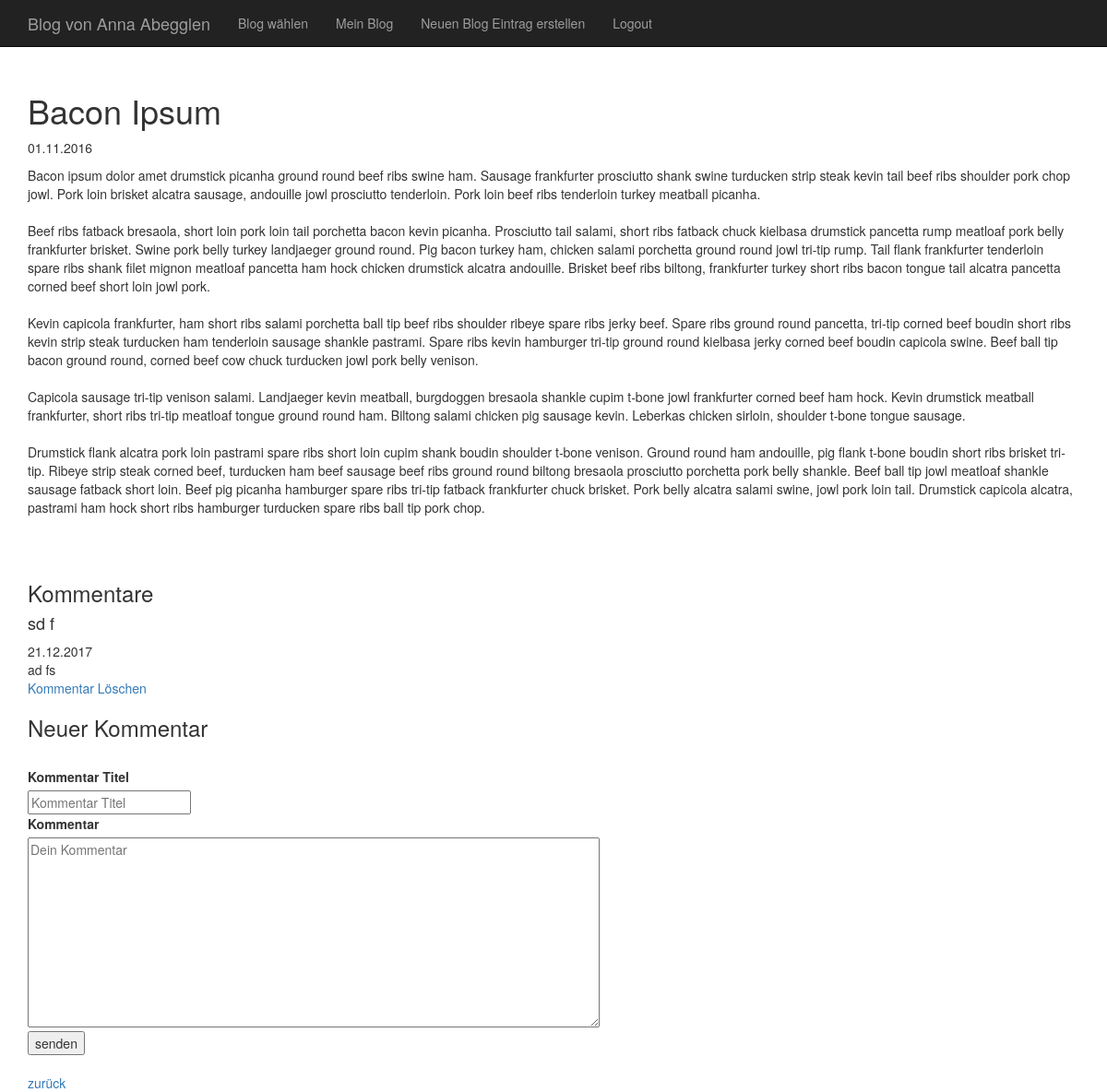
Page /index.php?function=entriesMemberDetails&bid=4&eid=5 (signed in) on the committed database.
### tables this page shows
CREATE TABLE "user" (
	`uid`	INTEGER PRIMARY KEY AUTOINCREMENT,
	`name`	TEXT,
	`email`	TEXT NOT NULL UNIQUE,
	`password`	TEXT NOT NULL,
	`role`	INTEGER NOT NULL
);

CREATE TABLE `entry` (
	`eid`	INTEGER PRIMARY KEY AUTOINCREMENT,
	`uid`	INTEGER NOT NULL,
	`tid`	INTEGER,
	`datetime`	INTEGER NOT NULL,
	`title`	TEXT NOT NULL,
	`content`	TEXT NOT NULL,
	`picture1`	TEXT,
	`picture2`	TEXT,
	`picture3`	TEXT,
	FOREIGN KEY(`uid`) REFERENCES `user`(`uid`),
	FOREIGN KEY(`tid`) REFERENCES `topic`(`tid`)
);

CREATE TABLE `comment` (
	`cid`	INTEGER PRIMARY KEY AUTOINCREMENT,
	`eid`	INTEGER NOT NULL,
	`datetime`	INTEGER NOT NULL,
	`name`	TEXT,
	`content`	TEXT NOT NULL,
	FOREIGN KEY(`eid`) REFERENCES `entry`(`eid`)
);

### include/functions_db.php (called while the page is built, shortened)
<?php
function getUserName($uid) {
    $db = getValue('cfg_db');
    $result = $db->query("SELECT name, email FROM user WHERE uid=".$uid);
    if ($user = $result->fetchArray()) {
        if (strlen($user[0]) > 0) return $user[0];
        else return $user[1];
    } else return "";
}
function getEntry($eid) {
    $db = getValue('cfg_db');
    $result = $db->query("SELECT eid, datetime, title, content, picture1, picture2, picture3 FROM entry WHERE eid=$eid");
    if ($entry = $result->fetchArray()) {
        return $entry;
    } else return "";
}
?>

### include/functions_db_plus.php (called while the page is built, shortened)
<?php
function getComments($eid) {
    $alle = [];
    $db = getValue('cfg_db');
    $comments = $db->query("SELECT cid, eid, datetime, content, name FROM comment WHERE eid=$eid ORDER BY cid");
    while ($comment = $comments->fetchArray()) {
        $alle[] = $comment;
    }
    return $alle;
}
?>

### entriesMemberDetails.php (the view, shortened to what this page needs)
<?php
if(getUserId() == true) {
    $detailBlog = getEntry($entryId);
    echo ' <div class="Entry">
            <div class="title">
              <h1>';
    echo $detailBlog['title'];
    echo '</h1>
            </div>
            <div class="created_on">
              <p>';
    echo date('d.m.Y',$detailBlog['datetime']);
    echo '</p>
            </div>
            <div class="clontent">
              <p>';
    echo nl2br($detailBlog['content']);
    echo '<p/>
            </div>
          </div>';
    echo "<br><br>";
    echo "<h3>Kommentare</h3>";
    $allComments =  getComments($entryId);
    foreach ($allComments as $comments => $comment) {
        echo "<h4>".$comment['name']."</h4>";
        echo date('d.m.Y', $comment['datetime'])."<br>";
        echo $comment['content']."<br>";
        echo '<a onclick="return confirmDelete()" href="index.php?function=commentMemberDelete&bid='.$blogId.'&eid='.$entryId.'&cid='.$comment['cid'].'"> Kommentar Löschen </a>';
    }
}
?>
<h3>Neuer Kommentar</h3>
  <form method="post" action='<?= $_SERVER['PHP_SELF']."?function=entriesMemberDetails"; ?>'>
        <label for="commentTitle">Kommentar Titel</label>
      <div>
    	   <input type="text" id="title" name="titleComment" placeholder="Kommentar Titel" required="required"/>
      </div>
        <label for="contentComment">Kommentar</label>
      <div>
        <textarea name="contentComment" rows="10" cols="80" placeholder="Dein Kommentar"></textarea>
      </div>
      <div>
    	   <button type="submit">senden</button>
      </div>
    </form>
    <?= '<br><a href="index.php?function=entriesMember&bid='.$blogId.'">zurück</a>';?>

### index.php (shortened to what this page needs)
<?php
require_once("include/functions.php");
require_once("include/functions_db.php");
require_once("include/functions_db_plus.php");
if (isset($_GET['function'])) $function = $_GET['function'];
else $function = "login";
if (isset($_GET['bid'])) $blogId = $_GET['bid'];
else $blogId = 0;
if (isset($_GET['eid'])) $entryId = $_GET['eid'];
else $entryId = 0;
?>
<!DOCTYPE html>
<html lang="de">
<head>
  <link href="css/bootstrap.min.css" rel="stylesheet" />
</head>
<body>
  <nav class="navbar navbar-inverse navbar-fixed-top">
	<div class="container">
      <div class="navbar-header">
		<a class="navbar-brand"><?= getMenuTitle($blogId); ?></a>
      </div>
      <ul class="nav navbar-nav">
		<?= getMenu($blogId); ?>
      </ul>
	</div>
  </nav>
  <div class="container" style="margin-top:80px">
  <?php
  require_once("$function.php");
  ?>
  </div>
</body>
</html>

### rows in the picture
user: name "Blog von Anna Abegglen"
entry: title "Bacon Ipsum", datetime "01.11.2016", content "Bacon ipsum dolor amet drumstick picanha ground round beef ribs swine ham. Sausage frankfurter prosciutto shank swine turducken strip steak kevin tail beef ribs shoulder pork chop jowl. Pork loin brisket alcatra sausage, andouille jowl prosciutto tenderloin. Pork loin beef ribs tenderloin turkey meatball picanha. Beef ribs fatback bresaola, short loin pork loin tail porchetta bacon kevin picanha. Prosciutto tail salami, short ribs fatback chuck kielbasa drumstick pancetta rump meatloaf pork belly frankfurter brisket. Swine pork belly turkey landjaeger ground round. Pig bacon turkey ham, chicken salami porchetta ground round jowl tri-tip rump. Tail flank frankfurter tenderloin spare ribs…"
comment: name "sd f", datetime "21.12.2017", content "ad fs"
